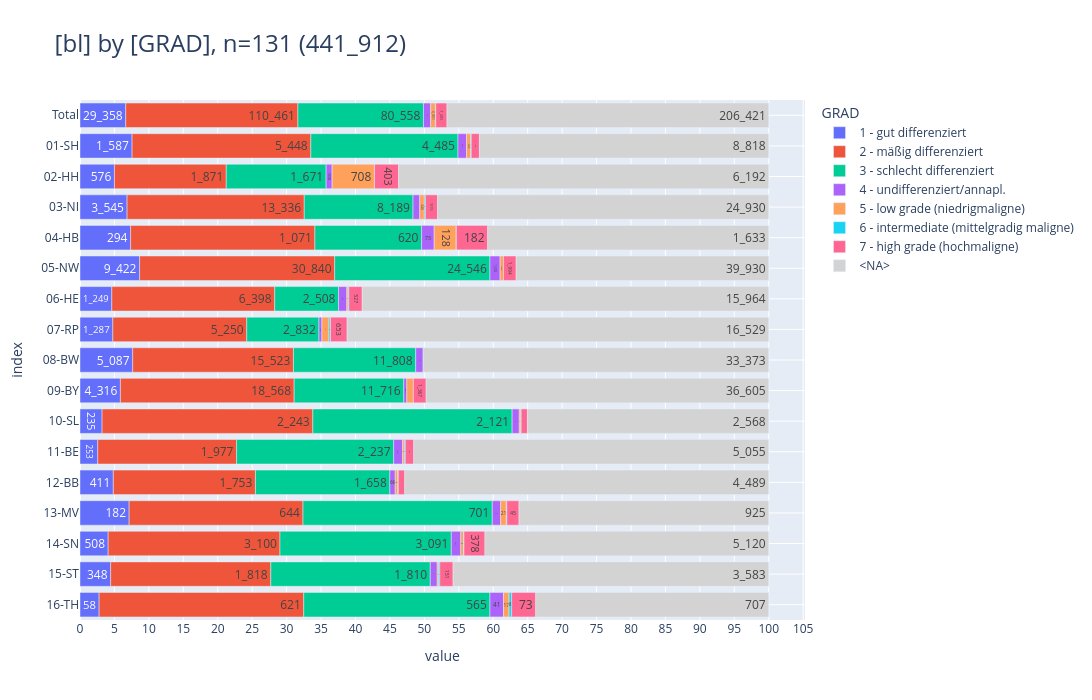

Source (notebook cell):
### Markdown cell above
<br>

### <a id='toc1_5_8_'></a>[Grading 1](#toc0_)
- **Filter: DJ = 2024, C44 und D-Diagnosen sind ausgeschlossen**

### Code cell
_alias='GRAD'
_df = (
    show_freqs(alias=_alias, incl_c44_and_d=False)
    .merge(dim_grading_epi, left_on=_alias, right_index=True, how="left")[
        ["kkr", "label", "cnt"]
    ]
    .rename(columns={"kkr": "bl", "label": _alias})
)
_=pls.plot_stacked_bars(
    _df,
    orientation="h",
    normalize=False,
    relative=True,
    dropna=False,
    sort_values_index=False,
    show_total=True,
    height=700,
)

### Figure 1 — Plotly figure (JSON) as saved in the notebook; plotly's stock layout.template omitted (floating-point values rounded to 4 significant figures)
{"data": [{"hovertemplate": "col=1 - gut differenziert<br>value=%{x}<br>index=%{y}<br>cnt_str=%{text}<extra></extra>", "legendgroup": "1 - gut differenziert", "marker": {"color": "#636EFA", "pattern": {"shape": ""}}, "name": "1 - gut differenziert", "orientation": "h", "showlegend": true, "text": ["29_358", "1_587", "576", "3_545", "294", "9_422", "1_249", "1_287", "5_087", "4_316", "235", "253", "411", "182", "508", "348", "58"], "textposition": "auto", "type": "bar", "x": [29358, 1587, 576, 3545, 294, 9422, 1249, 1287, 5087, 4316, 235, 253, 411, 182, 508, 348, 58], "xaxis": "x", "y": [" Total", "01-SH", "02-HH", "03-NI", "04-HB", "05-NW", "06-HE", "07-RP", "08-BW", "09-BY", "10-SL", "11-BE", "12-BB", "13-MV", "14-SN", "15-ST", "16-TH"], "yaxis": "y"}, {"hovertemplate": "col=2 - mäßig differenziert<br>value=%{x}<br>index=%{y}<br>cnt_str=%{text}<extra></extra>", "legendgroup": "2 - mäßig differenziert", "marker": {"color": "#EF553B", "pattern": {"shape": ""}}, "name": "2 - mäßig differenziert", "orientation": "h", "showlegend": true, "text": ["110_461", "5_448", "1_871", "13_336", "1_071", "30_840", "6_398", "5_250", "15_523", "18_568", "2_243", "1_977", "1_753", "644", "3_100", "1_818", "621"], "textposition": "auto", "type": "bar", "x": [110461, 5448, 1871, 13336, 1071, 30840, 6398, 5250, 15523, 18568, 2243, 1977, 1753, 644, 3100, 1818, 621], "xaxis": "x", "y": [" Total", "01-SH", "02-HH", "03-NI", "04-HB", "05-NW", "06-HE", "07-RP", "08-BW", "09-BY", "10-SL", "11-BE", "12-BB", "13-MV", "14-SN", "15-ST", "16-TH"], "yaxis": "y"}, {"hovertemplate": "col=3 - schlecht differenziert<br>value=%{x}<br>index=%{y}<br>cnt_str=%{text}<extra></extra>", "legendgroup": "3 - schlecht differenziert", "marker": {"color": "#00CC96", "pattern": {"shape": ""}}, "name": "3 - schlecht differenziert", "orientation": "h", "showlegend": true, "text": ["80_558", "4_485", "1_671", "8_189", "620", "24_546", "2_508", "2_832", "11_808", "11_716", "2_121", "2_237", "1_658", "701", "3_091", "1_810", "565"], "textposition": "auto", "type": "bar", "x": [80558, 4485, 1671, 8189, 620, 24546, 2508, 2832, 11808, 11716, 2121, 2237, 1658, 701, 3091, 1810, 565], "xaxis": "x", "y": [" Total", "01-SH", "02-HH", "03-NI", "04-HB", "05-NW", "06-HE", "07-RP", "08-BW", "09-BY", "10-SL", "11-BE", "12-BB", "13-MV", "14-SN", "15-ST", "16-TH"], "yaxis": "y"}, {"hovertemplate": "col=4 - undifferenziert/annapl.<br>value=%{x}<br>index=%{y}<br>cnt_str=%{text}<extra></extra>", "legendgroup": "4 - undifferenziert/annapl.", "marker": {"color": "#AB63FA", "pattern": {"shape": ""}}, "name": "4 - undifferenziert/annapl.", "orientation": "h", "showlegend": true, "text": ["4_613", "261", "100", "507", "73", "1_602", "324", "116", "715", "324", "76", "127", "66", "31", "171", "79", "41"], "textposition": "auto", "type": "bar", "x": [4613, 261, 100, 507, 73, 1602, 324, 116, 715, 324, 76, 127, 66, 31, 171, 79, 41], "xaxis": "x", "y": [" Total", "01-SH", "02-HH", "03-NI", "04-HB", "05-NW", "06-HE", "07-RP", "08-BW", "09-BY", "10-SL", "11-BE", "12-BB", "13-MV", "14-SN", "15-ST", "16-TH"], "yaxis": "y"}, {"hovertemplate": "col=5 - low grade (niedrigmaligne)<br>value=%{x}<br>index=%{y}<br>cnt_str=%{text}<extra></extra>", "legendgroup": "5 - low grade (niedrigmaligne)", "marker": {"color": "#FFA15A", "pattern": {"shape": ""}}, "name": "5 - low grade (niedrigmaligne)", "orientation": "h", "showlegend": true, "text": ["3_051", "123", "708", "340", "128", "546", "50", "279", "698", "17", "25", "32", "21", "52", "15", "17"], "textposition": "auto", "type": "bar", "x": [3051, 123, 708, 340, 128, 546, 50, 279, 698, 17, 25, 32, 21, 52, 15, 17], "xaxis": "x", "y": [" Total", "01-SH", "02-HH", "03-NI", "04-HB", "05-NW", "06-HE", "07-RP", "09-BY", "10-SL", "11-BE", "12-BB", "13-MV", "14-SN", "15-ST", "16-TH"], "yaxis": "y"}, {"hovertemplate": "col=6 - intermediate (mittelgradig maligne)<br>value=%{x}<br>index=%{y}<br>cnt_str=%{text}<extra></extra>", "legendgroup": "6 - intermediate (mittelgradig maligne)", "marker": {"color": "#19D3F3", "pattern": {"shape": ""}}, "name": "6 - intermediate (mittelgradig maligne)", "orientation": "h", "showlegend": true, "text": ["245", "19", "2", "86", "1", "28", "57", "3", "13", "6", "2", "6", "14", "8"], "textposition": "auto", "type": "bar", "x": [245, 19, 2, 86, 1, 28, 57, 3, 13, 6, 2, 6, 14, 8], "xaxis": "x", "y": [" Total", "01-SH", "02-HH", "03-NI", "04-HB", "06-HE", "07-RP", "10-SL", "11-BE", "12-BB", "13-MV", "14-SN", "15-ST", "16-TH"], "yaxis": "y"}, {"hovertemplate": "col=7 - high grade (hochmaligne)<br>value=%{x}<br>index=%{y}<br>cnt_str=%{text}<extra></extra>", "legendgroup": "7 - high grade (hochmaligne)", "marker": {"color": "#FF6692", "pattern": {"shape": ""}}, "name": "7 - high grade (hochmaligne)", "orientation": "h", "showlegend": true, "text": ["7_205", "249", "403", "915", "182", "1_994", "527", "653", "1_367", "67", "121", "80", "45", "378", "151", "73"], "textposition": "auto", "type": "bar", "x": [7205, 249, 403, 915, 182, 1994, 527, 653, 1367, 67, 121, 80, 45, 378, 151, 73], "xaxis": "x", "y": [" Total", "01-SH", "02-HH", "03-NI", "04-HB", "05-NW", "06-HE", "07-RP", "09-BY", "10-SL", "11-BE", "12-BB", "13-MV", "14-SN", "15-ST", "16-TH"], "yaxis": "y"}, {"hovertemplate": "col=<NA><br>value=%{x}<br>index=%{y}<br>cnt_str=%{text}<extra></extra>", "legendgroup": "<NA>", "marker": {"color": "lightgray", "pattern": {"shape": ""}}, "name": "<NA>", "orientation": "h", "showlegend": true, "text": ["206_421", "8_818", "6_192", "24_930", "1_633", "39_930", "15_964", "16_529", "33_373", "36_605", "2_568", "5_055", "4_489", "925", "5_120", "3_583", "707"], "textposition": "auto", "type": "bar", "x": [206421, 8818, 6192, 24930, 1633, 39930, 15964, 16529, 33373, 36605, 2568, 5055, 4489, 925, 5120, 3583, 707], "xaxis": "x", "y": [" Total", "01-SH", "02-HH", "03-NI", "04-HB", "05-NW", "06-HE", "07-RP", "08-BW", "09-BY", "10-SL", "11-BE", "12-BB", "13-MV", "14-SN", "15-ST", "16-TH"], "yaxis": "y"}], "layout": {"barmode": "relative", "barnorm": "percent", "height": 700, "legend": {"title": {"text": "GRAD"}, "tracegroupgap": 0, "traceorder": "normal"}, "title": {"font": {"size": 24}, "text": "[bl] by [GRAD], n=131 (441_912)", "xanchor": "left", "y": 0.95, "yanchor": "top"}, "width": 1600, "xaxis": {"anchor": "y", "domain": [0, 1], "dtick": 5, "gridwidth": 1, "showgrid": true, "title": {"text": "value"}}, "yaxis": {"anchor": "x", "categoryarray": ["16-TH", "15-ST", "14-SN", "13-MV", "12-BB", "11-BE", "10-SL", "09-BY", "08-BW", "07-RP", "06-HE", "05-NW", "04-HB", "03-NI", "02-HH", "01-SH", " Total"], "categoryorder": "array", "domain": [0, 1], "gridwidth": 1, "showgrid": true, "title": {"text": "index"}}}}
